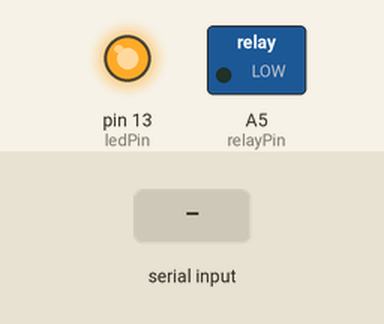
Recording of a sketch running on a simulated Arduino Uno, built with avr-gcc and run on an emulated ATmega328P. Shown: switched loads named in the sketch (green lamp = pin HIGH), output pins drawn as LEDs (lit = HIGH). The inputs (shaded band) are chosen by the test bench.

Above: at 1.2 s.
1.3 s: "K" received over Serial
At 1.6 s:
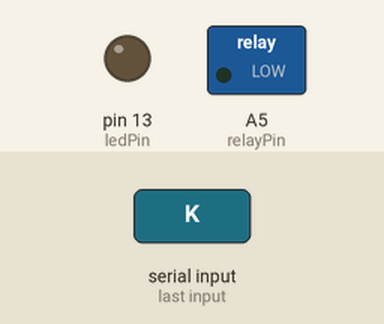
At 7.6 s:
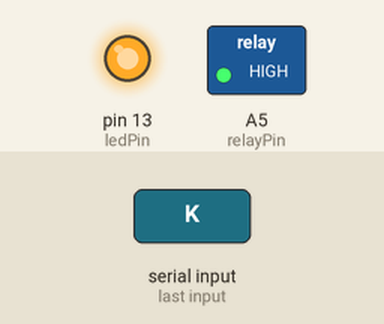
Timing chart, 0 to 8.8 s (numbered marks = the images above; inputs shaded):
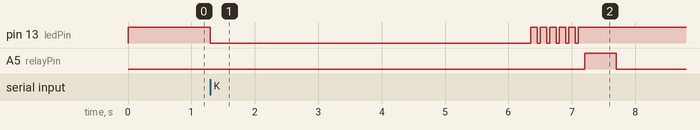

The sketch:

wd.ino
```cpp
const int relayPin = A5;  // Pino do relay acionado via transistor
const int ledPin = LED_BUILTIN;  // LED indicador
const unsigned long keepAliveTimeout = 5000;

unsigned long lastKeepAlive = 0;

void setup() {
    pinMode(relayPin, OUTPUT);
    pinMode(ledPin, OUTPUT);
    digitalWrite(relayPin, LOW);
    Serial.begin(9600);
    digitalWrite(ledPin, HIGH);}

void loop() {
    if (Serial.available()) {
        char c = Serial.read();
        if (c == 'K') {
            lastKeepAlive = millis();
            digitalWrite(ledPin, LOW);
        }
    }

    if (millis() - lastKeepAlive > keepAliveTimeout) {
        for (int i = 0; i < 6; i++) {
          digitalWrite(ledPin, LOW);
          delay(50);
          digitalWrite(ledPin, HIGH);
          delay(100);
        }

        digitalWrite(relayPin, HIGH);
        delay(500);
        digitalWrite(relayPin, LOW);
        delay(180000);
        lastKeepAlive = millis();
    }
}
```

Measured:
- by itself, pin 13 (ledPin): repeats every 0.15 s: HIGH 0.10 s, LOW 0.05 s, until it stays HIGH from 7.1 s
